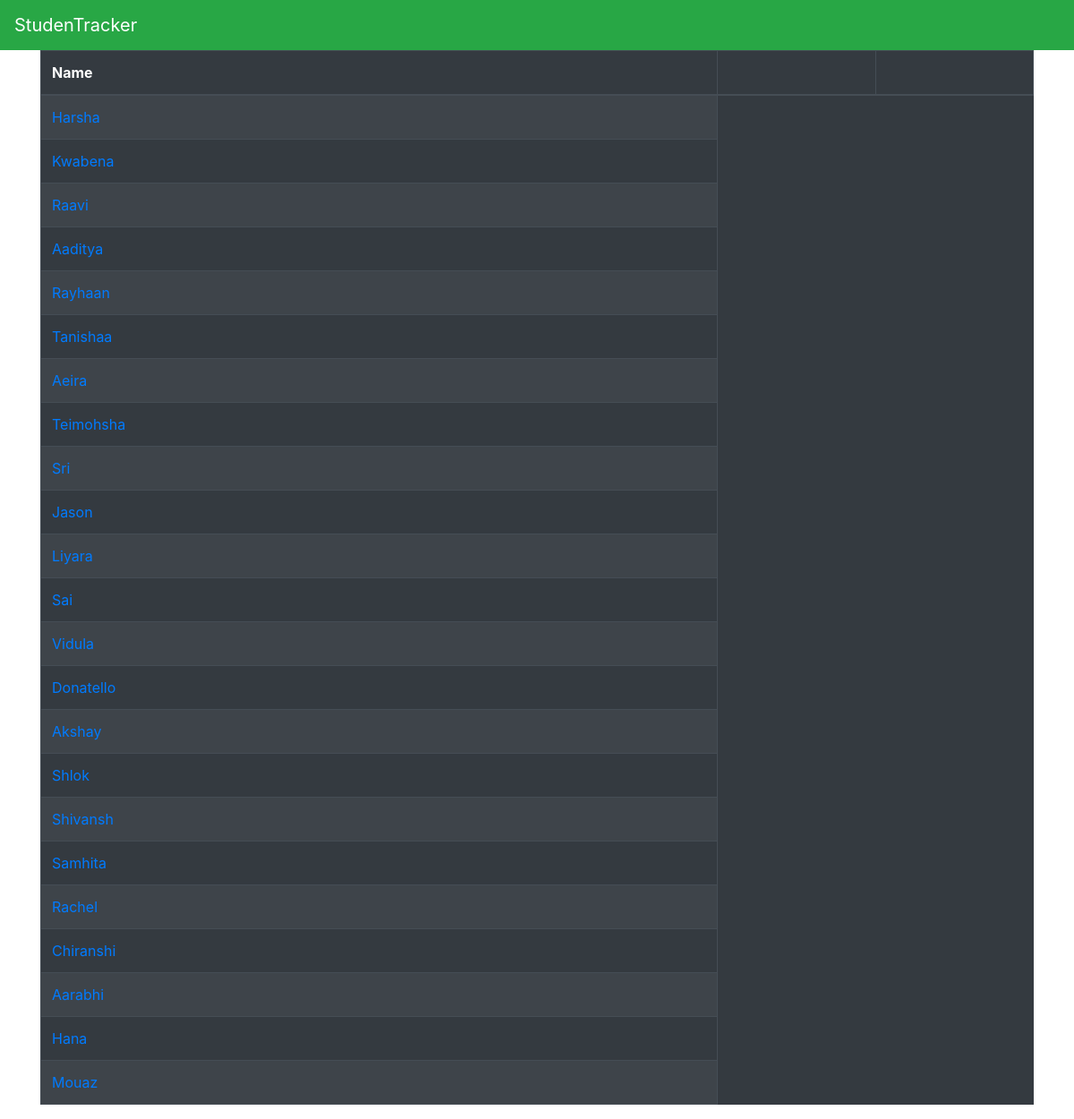
The page /class/?room-number=D504 on the database its author committed.
### StudenTracker/models.py (models this page shows, shortened)
class Student(models.Model):
    name = models.CharField(max_length=40)
    firedrillnumber = models.IntegerField()
    work = models.ManyToManyField(Assignment,blank=True,null=True)

### StudenTracker/views.py (the view)
# urls.py: path('class/', classinfo, name='class'),
def classinfo(request):
    context = {
        'Students': Classroom.objects.get(roomNumber=request.GET['room-number']).students.all(),
    }
    return render(request, "class.html", context)

### StudenTracker/templates/class.html (shortened to what this page needs)
{% extends "base.html" %}
{% block body %}
    <table class="table table-striped table-hover table-bordered table-dark">
        <thead>
            <tr>
                <th>Name</th>
                <th></th>
                <th></th>
            </tr>
        </thead>
        <tbody class="">
            {% for student in Students %}
                <tr>
                    <td><a href="/student/?sid={{ student.id }}">{{ student.name }}</a></td>
                </tr>
            {% endfor %}
        </tbody>
    </table>
{% endblock %}

### StudenTracker/templates/base.html (shortened to what this page needs)
<!DOCTYPE html>
<html lang="en">
    <head>
        <link rel="stylesheet" href="https://stackpath.bootstrapcdn.com/bootstrap/4.5.2/css/bootstrap.min.css">
    </head>
    <body>
        <nav class="navbar navbar-dark bg-success">
            <a class="navbar-brand">StudenTracker</a>
        </nav>
        <div class="container">
            {% block body %}{% endblock %}
        </div>
    </body>
</html>

### rows shown on the page
Student: name "Harsha"
Student: name "Kwabena"
Student: name "Raavi"
Student: name "Aaditya"
Student: name "Rayhaan"
Student: name "Tanishaa"
Student: name "Aeira"
Student: name "Teimohsha"
Student: name "Sri"
Student: name "Jason"
Student: name "Liyara"
Student: name "Sai"
Student: name "Vidula"
Student: name "Donatello"
Student: name "Akshay"
Student: name "Shlok"
Student: name "Shivansh"
Student: name "Samhita"
Student: name "Rachel"
Student: name "Chiranshi"
Student: name "Aarabhi"
Student: name "Hana"
Student: name "Mouaz"
